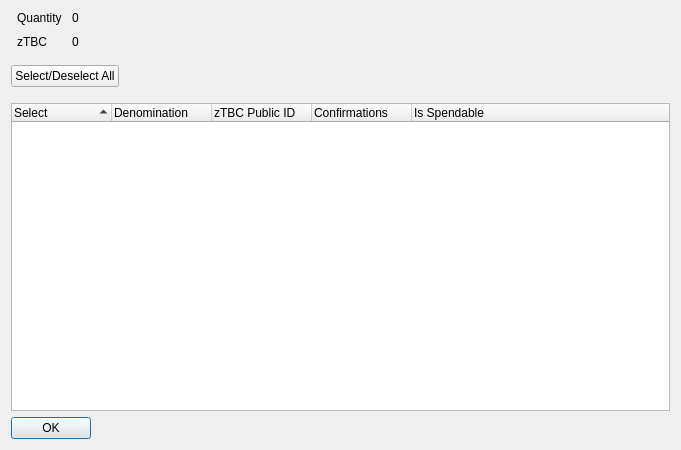
<?xml version="1.0" encoding="UTF-8"?>
<ui version="4.0">
 <class>ZTbcControlDialog</class>
 <widget class="QDialog" name="ZTbcControlDialog">
  <property name="geometry">
   <rect>
    <x>0</x>
    <y>0</y>
    <width>681</width>
    <height>450</height>
   </rect>
  </property>
  <property name="minimumSize">
   <size>
    <width>681</width>
    <height>450</height>
   </size>
  </property>
  <property name="windowTitle">
   <string>Select zTBC to Spend</string>
  </property>
  <layout class="QVBoxLayout" name="verticalLayout" stretch="0,0,0,0">
   <item>
    <layout class="QHBoxLayout" name="horizontalLayout" stretch="0,0">
     <property name="spacing">
      <number>-1</number>
     </property>
     <property name="bottomMargin">
      <number>10</number>
     </property>
     <item>
      <layout class="QFormLayout" name="formLayout">
       <property name="horizontalSpacing">
        <number>10</number>
       </property>
       <property name="verticalSpacing">
        <number>10</number>
       </property>
       <property name="leftMargin">
        <number>6</number>
       </property>
       <property name="rightMargin">
        <number>6</number>
       </property>
       <item row="0" column="0">
        <widget class="QLabel" name="labelQuantity">
         <property name="text">
          <string>Quantity</string>
         </property>
        </widget>
       </item>
       <item row="0" column="1">
        <widget class="QLabel" name="labelQuantity_int">
         <property name="text">
          <string>0</string>
         </property>
        </widget>
       </item>
       <item row="1" column="0">
        <widget class="QLabel" name="labelZTbc">
         <property name="text">
          <string>zTBC</string>
         </property>
        </widget>
       </item>
       <item row="1" column="1">
        <widget class="QLabel" name="labelZTbc_int">
         <property name="text">
          <string>0</string>
         </property>
        </widget>
       </item>
      </layout>
     </item>
     <item>
      <spacer name="horizontalSpacer_2">
       <property name="orientation">
        <enum>Qt::Horizontal</enum>
       </property>
       <property name="sizeHint" stdset="0">
        <size>
         <width>40</width>
         <height>20</height>
        </size>
       </property>
      </spacer>
     </item>
    </layout>
   </item>
   <item>
    <layout class="QHBoxLayout" name="horizontalLayout3" stretch="0,0">
     <property name="spacing">
      <number>14</number>
     </property>
     <property name="bottomMargin">
      <number>10</number>
     </property>
     <item>
      <widget class="QPushButton" name="pushButtonAll">
       <property name="text">
        <string>Select/Deselect All</string>
       </property>
      </widget>
     </item>
     <item>
      <spacer name="horizontalSpacer">
       <property name="orientation">
        <enum>Qt::Horizontal</enum>
       </property>
       <property name="sizeHint" stdset="0">
        <size>
         <width>40</width>
         <height>20</height>
        </size>
       </property>
      </spacer>
     </item>
    </layout>
   </item>
   <item>
    <widget class="QTreeWidget" name="treeWidget">
     <property name="sizePolicy">
      <sizepolicy hsizetype="Expanding" vsizetype="Expanding">
       <horstretch>0</horstretch>
       <verstretch>0</verstretch>
      </sizepolicy>
     </property>
     <property name="minimumSize">
      <size>
       <width>0</width>
       <height>250</height>
      </size>
     </property>
     <property name="alternatingRowColors">
      <bool>true</bool>
     </property>
     <property name="sortingEnabled">
      <bool>true</bool>
     </property>
     <property name="columnCount">
      <number>5</number>
     </property>
     <attribute name="headerDefaultSectionSize">
      <number>100</number>
     </attribute>
     <column>
      <property name="text">
       <string notr="true">Select</string>
      </property>
     </column>
     <column>
      <property name="text">
       <string notr="true">Denomination</string>
      </property>
     </column>
     <column>
      <property name="text">
       <string notr="true">zTBC Public ID</string>
      </property>
     </column>
     <column>
      <property name="text">
       <string notr="true">Confirmations</string>
      </property>
     </column>
     <column>
      <property name="text">
       <string>Is Spendable</string>
      </property>
     </column>
    </widget>
   </item>
   <item>
    <widget class="QDialogButtonBox" name="buttonBox">
     <property name="sizePolicy">
      <sizepolicy hsizetype="Maximum" vsizetype="Fixed">
       <horstretch>0</horstretch>
       <verstretch>0</verstretch>
      </sizepolicy>
     </property>
     <property name="orientation">
      <enum>Qt::Horizontal</enum>
     </property>
     <property name="standardButtons">
      <set>QDialogButtonBox::Ok</set>
     </property>
    </widget>
   </item>
  </layout>
 </widget>
 <resources/>
 <connections>
  <connection>
   <sender>buttonBox</sender>
   <signal>accepted()</signal>
   <receiver>ZTbcControlDialog</receiver>
   <slot>accept()</slot>
   <hints>
    <hint type="sourcelabel">
     <x>248</x>
     <y>254</y>
    </hint>
    <hint type="destinationlabel">
     <x>157</x>
     <y>274</y>
    </hint>
   </hints>
  </connection>
  <connection>
   <sender>buttonBox</sender>
   <signal>rejected()</signal>
   <receiver>ZTbcControlDialog</receiver>
   <slot>reject()</slot>
   <hints>
    <hint type="sourcelabel">
     <x>316</x>
     <y>260</y>
    </hint>
    <hint type="destinationlabel">
     <x>286</x>
     <y>274</y>
    </hint>
   </hints>
  </connection>
 </connections>
</ui>
